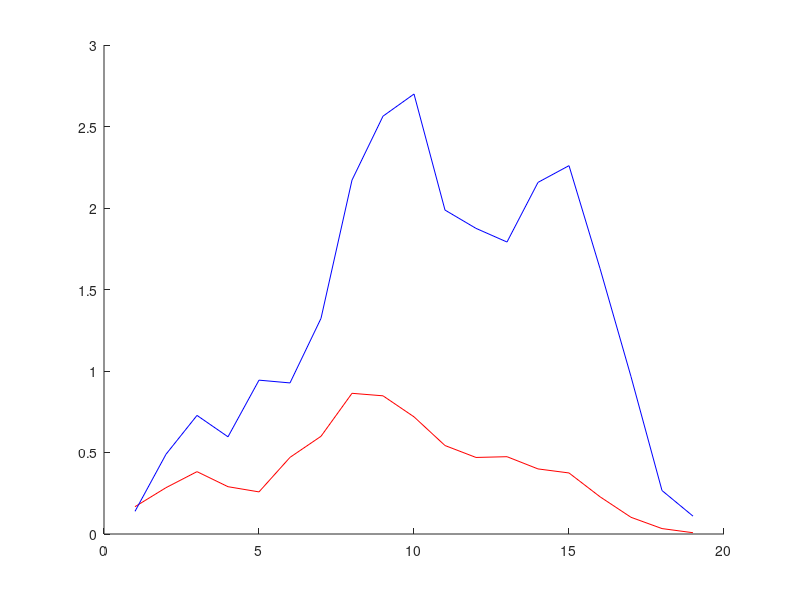

Reproduce this figure in MATLAB.
% How to pad vectors when doing a cross-correlation using fft that gives
% IDENTICAL output to xcorr?

% https://www.mathworks.com/matlabcentral/newsreader/view_thread/165733 
% tells me that to get the same vector length output I must pad the vectors
% s.t. their length is n1+n2-1. Below I'm using the "chuck it at the end"
% strategy in the final post. The vector is the same length, but the output
% isn't the same...

n = 10
A = rand(1,n)
B = rand(1,n)

r = xcorr(A,B,'coeff')

AA = fft([A zeros(1,n-1)])
BB = fft([B zeros(1,n-1)])

rr = ifft(AA.*BB)

figure; hold on
plot(r,'r')
plot(real(rr),'b')